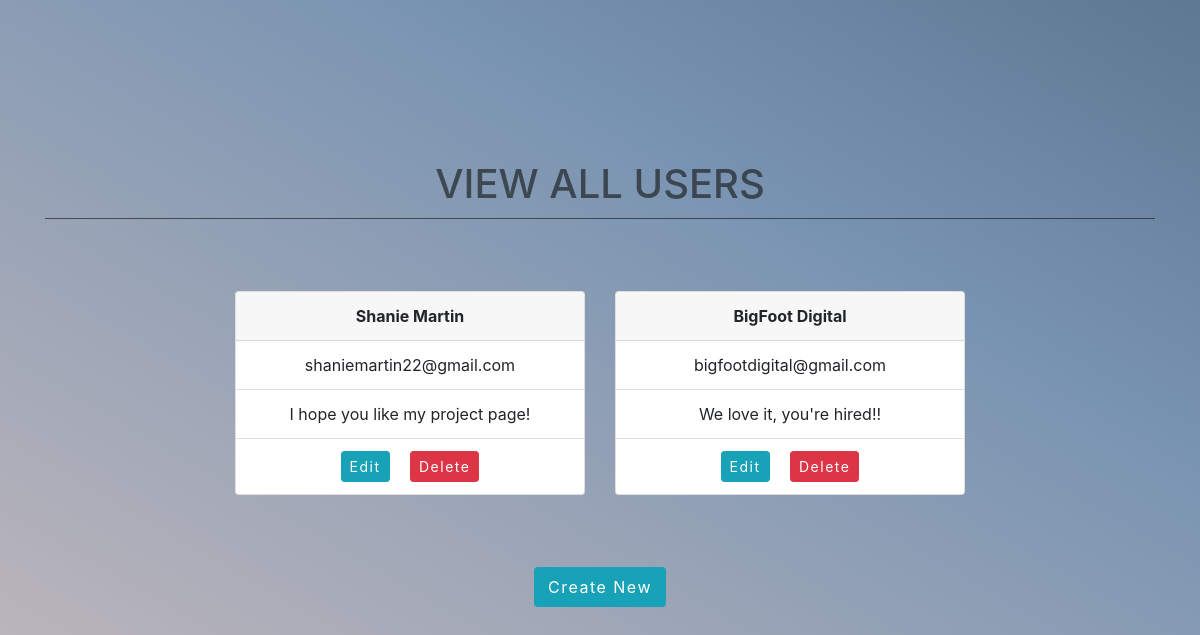
/users.php, run on an earlier commit of the app's database.
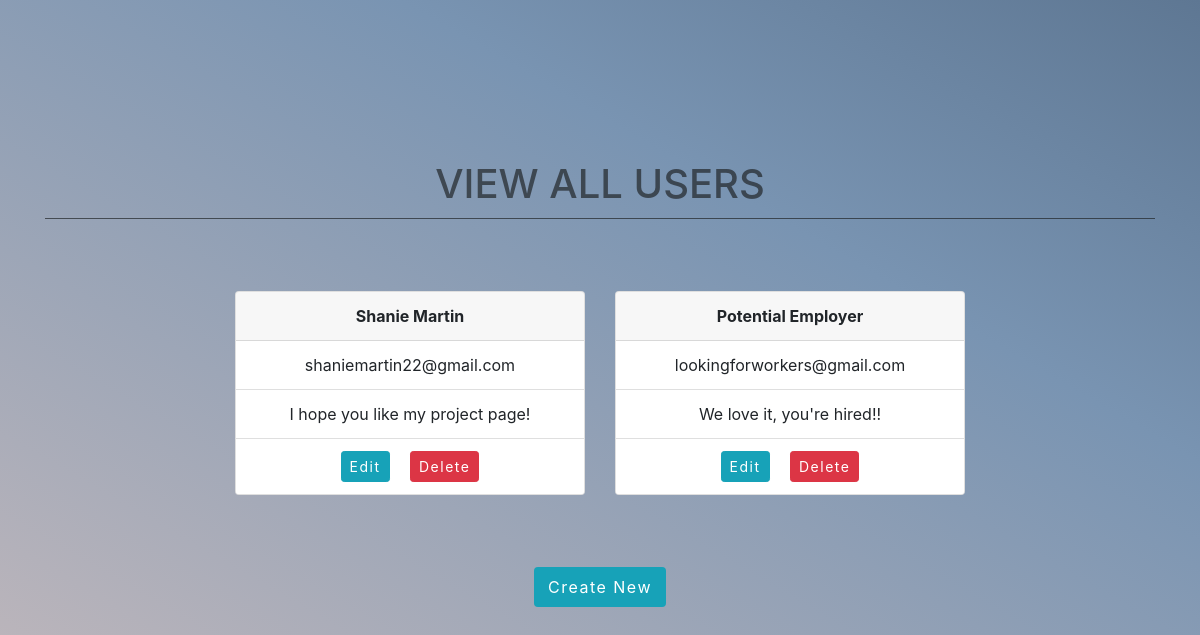
And on a later commit of the database.
### tables this page shows
CREATE TABLE IF NOT EXISTS `users` (
  `id` int(11) NOT NULL AUTO_INCREMENT,
  `firstName` text NOT NULL,
  `lastName` text NOT NULL,
  `email` text NOT NULL,
  `message` text NOT NULL,
  PRIMARY KEY (`id`)
);

### users.php (the view, shortened to what this page needs)
<?php require_once 'header.php'; ?>
  	<div class="container content">
  		<h1 class="text-center mb-5">VIEW ALL USERS</h1>
		<?php
			$link = mysqli_connect("localhost", "root", "", "bfd", "3308");
			$query = "SELECT * FROM users";
			if ($result = mysqli_query($link, $query)) {
		?>
				<div class='row justify-content-center'>
				<?php
					while($row = mysqli_fetch_array($result)) {
						$firstName = $row['firstName'];
						$lastName = $row['lastName'];
						$email = $row['email'];
						$message = $row['message'];
				?>
					<div class='col-lg-4 text-center my-4'>
						<div class="card">
	  						<div class="card-header">
	  							<strong><?php echo $firstName." ".$lastName; ?></strong>
	  						</div>
		  					<ul class="list-group list-group-flush">
							    <li class="list-group-item"><?php echo $email; ?></li>
							    <li class="list-group-item"><?php echo $message; ?></li>
							    <li class="list-group-item">
							    	<a href="index.php?edit=<?php echo $row['id']; ?>" class='btn btn-sm btn-info mx-2'>Edit</a>
							    	<a href="process.php?delete=<?php echo $row['id']; ?>" class='btn btn-sm btn-danger mx-2'>Delete</a>
							    </li>
							</ul>
						</div>
					</div>
				<?php } ?>
				</div>
	<?php } ?>
		<div class="text-center my-5">
			<a href="/BigFootDigital/" class="btn btn-info btn-smart">Create New</a>
		</div>
	</div>
<?php require_once 'footer.php'; ?>

### header.php (shortened to what this page needs)
<!doctype html>
<html lang="en">
  <head>
    <link rel="stylesheet" href="https://stackpath.bootstrapcdn.com/bootstrap/4.5.2/css/bootstrap.min.css">
    <link rel="stylesheet" href="main.css">
  </head>
  <body>

### footer.php (shortened to what this page needs)
  </body>
</html>

### main.css (style rules this page uses)
html { background: rgb(94,119,147); background: -moz-linear-gradient(210deg, rgba(94,119,147,1) 0%, rgba(121,148,178,1) 31%, rgba(193,184,188,1) 95%); background: -webkit-linear-gradient(210deg, rgba(94,119,147,1) 0%, rgba(121,148,178,1) 31%, rgba(193,184,188,1) 95%); background: linear-gradient(210deg, rgba(94,119,147,1) 0%, rgba(121,148,178,1) 31%, rgba(193,184,188,1) 95%); background-size: cover; min-height: 100% ; min-width: 100% ; }
body { background-color: transparent; }
.content { margin-top: 20vh; margin-bottom: 20vh; z-index: 1; background-color: transparent; }
h1 { opacity: 0.7; border-bottom: 1px solid; padding-bottom: 10px; }
.btn { letter-spacing: 1.5px; }
.btn-smart { border: 2px solid transparent; position: relative; }
.btn-smart::before, .btn-smart::after { content: ""; position: absolute; width: 14px; height: 2px; transform: skewX(50deg); transition: .8s ease; }
.btn-smart::before { top: -2px; left: 10%; }
.btn-smart::after { bottom: -2px; right: 10%; }

What changed in the data, as far as the page shows it:
changed users "We love it, you're hired!!": firstName "BigFoot" → "Potential"; lastName "Digital" → "Employer"; email "bigfootdigital@gmail.com" → "lookingforworkers@gmail.com"
